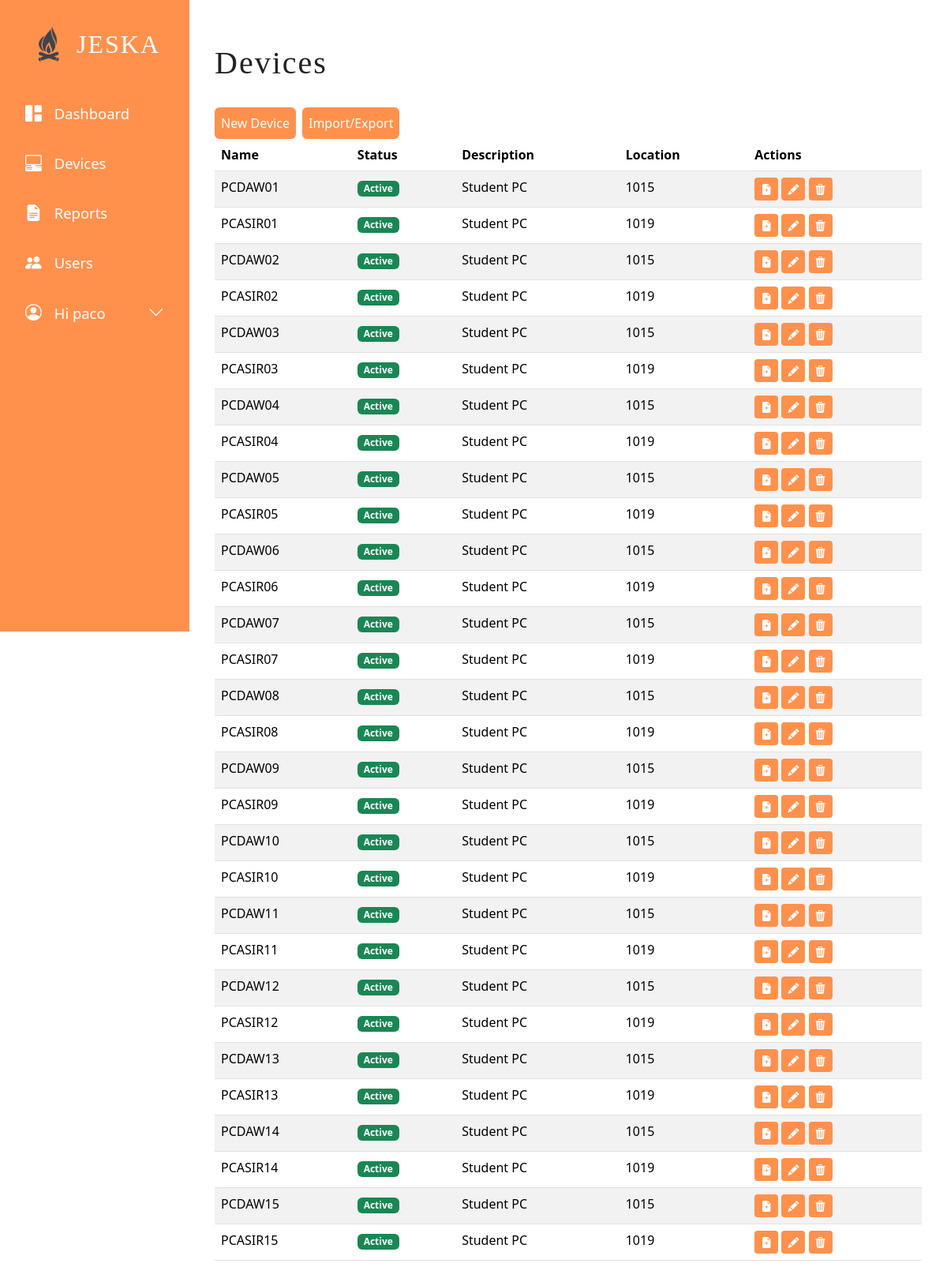
/devices/ (signed in), run on an earlier commit of the app's database.
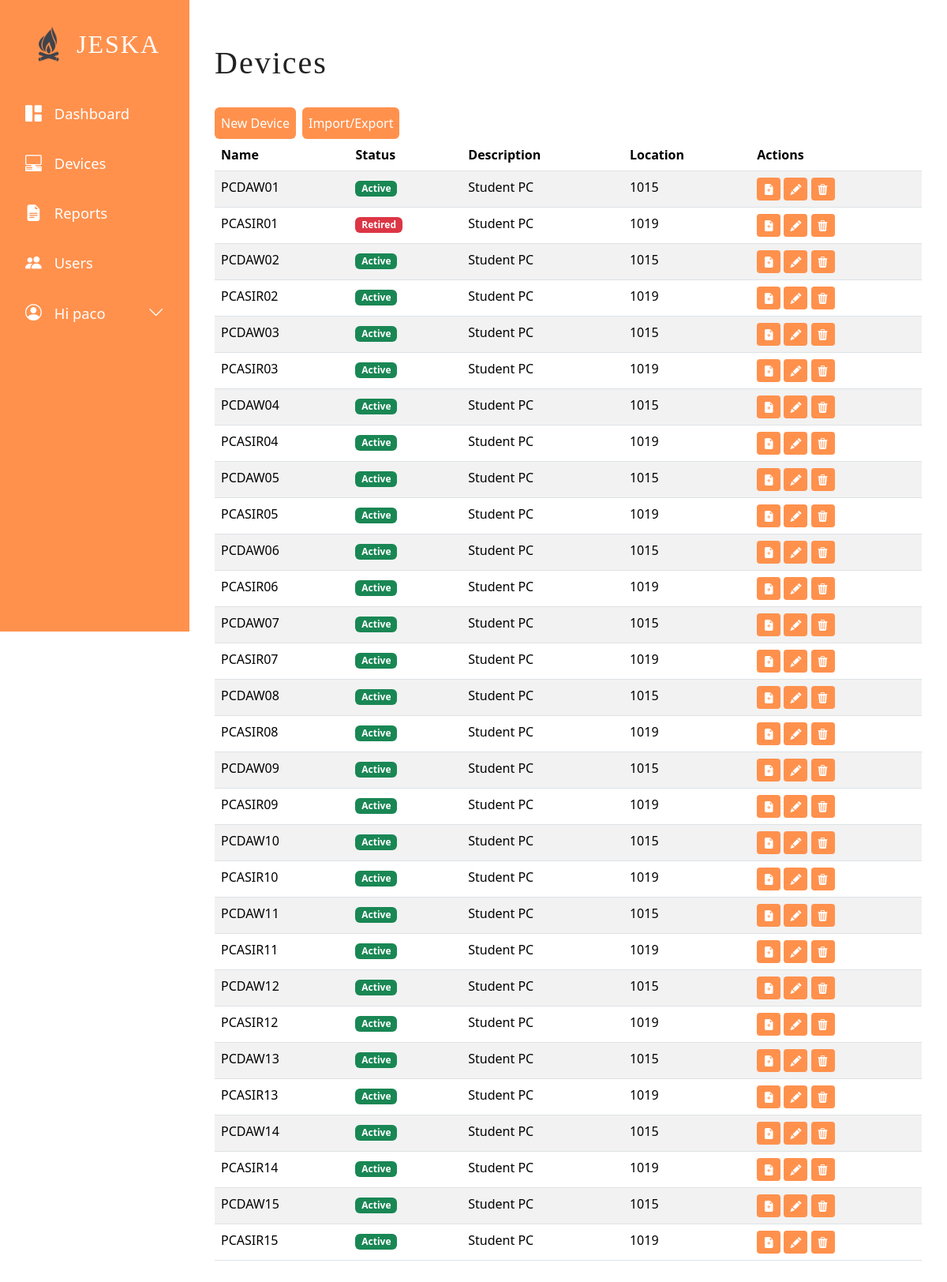
And on a later commit of the database.
### tables this page shows
CREATE TABLE devices (
  id INTEGER PRIMARY KEY AUTOINCREMENT,
  name VARCHAR NOT NULL UNIQUE,
  description TEXT,
  status VARCHAR,
  components VARCHAR,
  peripherals VARCHAR,
  location VARCHAR,
  buying_timestamp TIMESTAMP
);

### jeska/models/device.py (the view)
@bp.route('/')
@login_required
def index():
    db = get_db()
    devices = db.execute(
        'SELECT d.id, d.name, d.description, d.status, d.components, d.peripherals, d.location, d.buying_timestamp'
        ' FROM devices d'
        ' ORDER BY d.buying_timestamp DESC'
    ).fetchall()
    return render_template('device/index.html', devices=devices)

### jeska/models/auth.py (called while the page is built)
@bp.before_app_request
def load_logged_in_user():
    user_id = session.get('user_id')
    if user_id is None:
        g.user = None
    else:
        g.user = get_db().execute(
            'SELECT * FROM users WHERE id = ?', (user_id,)
        ).fetchone()

def login_required(view):
    @functools.wraps(view)
    def wrapped_view(**kwargs):
        if g.user is None:
            return redirect(url_for('auth.login'))
        return view(**kwargs)
    return wrapped_view

### jeska/models/db.py (called while the page is built)
def get_db():
    if 'db' not in g:
        g.db = sqlite3.connect(
            current_app.config['DATABASE'],
            detect_types=sqlite3.PARSE_DECLTYPES
        )
        g.db.row_factory = sqlite3.Row
    return g.db

### jeska/templates/device/index.html (shortened to what this page needs)
{% extends 'base.html' %}
{% block header %}
  <h1>{% block title %}Devices{% endblock %}</h1>
  {% if g.user %}
    <div class="d-flex gap-2">
      <a class="action btn btn-primary" href="{{ url_for('device.create') }}">New Device</a>
      <a class="action btn btn-secondary" href="{{ url_for('device.import_export') }}">Import/Export</a>
    </div>
  {% endif %}
{% endblock %}
{% block content %}
  <div class="table-responsive">
    <table class="table table-striped table-hover">
      <thead>
        <tr>
          <th>Name</th>
          <th>Status</th>
          <th>Description</th>
          <th>Location</th>
          <th>Actions</th>
        </tr>
      </thead>
      <tbody>
        {% for device in devices %}
          <tr>
            <td>{{ device['name'] }}</td>
            <td>
              <span class="badge {% if device['status'] == 'Active' %}bg-success{% elif device['status'] == 'Maintenance' %}bg-warning{% else %}bg-danger{% endif %}">
                {{ device['status'] }}
              </span>
            </td>
            <td>{{ device['description'] or 'N/A' }}</td>
            <td>{{ device['location'] }}</td>
            <td>
              {% if g.user %}
                <a href="{{ url_for('report.create', device_name=device['name']) }}" class="btn btn-sm btn-primary" data-bs-toggle="tooltip" data-bs-title="Add report"><i class="bi bi-file-earmark-plus-fill"></i></a>
                <a href="{{ url_for('device.update', id=device['id']) }}" class="btn btn-sm btn-primary" data-bs-toggle="tooltip" data-bs-title="Edit device"><i class="bi bi-pencil-fill"></i></a>
                <form action="{{ url_for('device.delete', id=device['id']) }}" method="post" style="display: inline;">
                  <button type="submit" class="btn btn-sm btn-primary delete-device-btn" data-bs-toggle="tooltip" data-bs-title="Delete"><i class="bi bi-trash3-fill"></i></button>
                </form>
              {% endif %}
            </td>
          </tr>
        {% endfor %}
      </tbody>
    </table>
  </div>
{% endblock %}

What changed in the data, as far as the page shows it:
changed devices "PCASIR01": status "Active" → "Retired"
